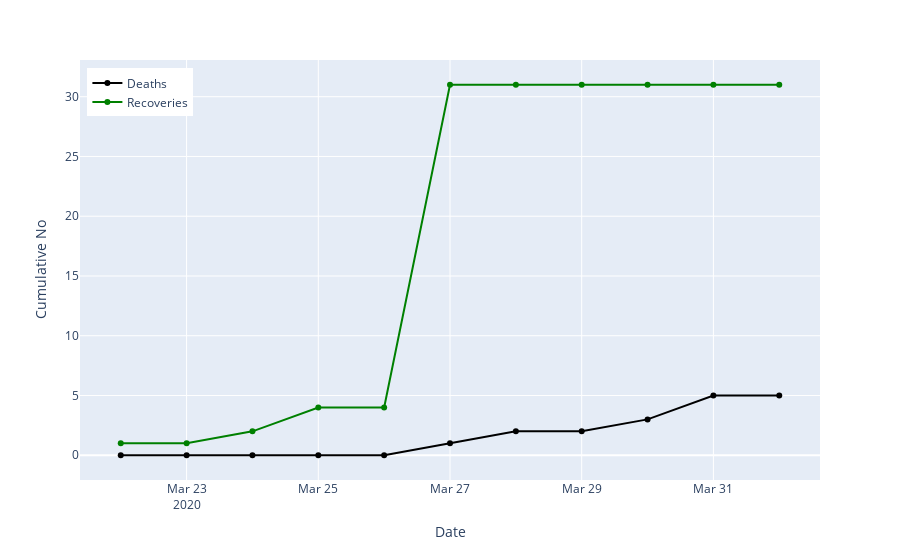

Notebook code for this chart:
### Code cell
cum_deaths_recovered_long = pd.melt(cum_deaths_recovered, id_vars=['date'], value_vars=['cum_deaths',
                                                                                        'cum_recovered'])
cum_deaths_recovered_long.dropna(inplace=True)
fig_cum_deaths_recovered = px.line(cum_deaths_recovered_long, x='date', y='value', color='variable',
                                  color_discrete_sequence=['black', 'green'])

fig_cum_deaths_recovered.update_layout(
    title="",
    xaxis_title="Date",
    yaxis_title="Cumulative No",
    hovermode= 'x',
    legend=dict(x=0.01, y=.98),
    xaxis=dict(fixedrange=True),
    yaxis=dict(fixedrange=True),
)

fig_cum_deaths_recovered.update_traces(mode='markers+lines')

fig_cum_deaths_recovered.data[0].name = "Deaths"
fig_cum_deaths_recovered.data[1].name = "Recoveries"

fig_cum_deaths_recovered.data[0].hovertemplate = '%{y}'
fig_cum_deaths_recovered.data[1].hovertemplate = '%{y}'
fig_cum_deaths_recovered.show(config = dict(displayModeBar=False))

### Figure 1 — Plotly figure (JSON) as saved in the notebook; plotly's stock layout.template omitted (floating-point values rounded to 4 significant figures)
{"data": [{"hoverlabel": {"namelength": 0}, "hovertemplate": "%{y}", "legendgroup": "variable=cum_deaths", "line": {"color": "black", "dash": "solid"}, "mode": "markers+lines", "name": "Deaths", "showlegend": true, "type": "scatter", "x": ["2020-03-22T00:00:00", "2020-03-23T00:00:00", "2020-03-24T00:00:00", "2020-03-25T00:00:00", "2020-03-26T00:00:00", "2020-03-27T00:00:00", "2020-03-28T00:00:00", "2020-03-29T00:00:00", "2020-03-30T00:00:00", "2020-03-31T00:00:00", "2020-04-01T00:00:00"], "xaxis": "x", "y": [0, 0, 0, 0, 0, 1, 2, 2, 3, 5, 5], "yaxis": "y"}, {"hoverlabel": {"namelength": 0}, "hovertemplate": "%{y}", "legendgroup": "variable=cum_recovered", "line": {"color": "green", "dash": "solid"}, "mode": "markers+lines", "name": "Recoveries", "showlegend": true, "type": "scatter", "x": ["2020-03-22T00:00:00", "2020-03-23T00:00:00", "2020-03-24T00:00:00", "2020-03-25T00:00:00", "2020-03-26T00:00:00", "2020-03-27T00:00:00", "2020-03-28T00:00:00", "2020-03-29T00:00:00", "2020-03-30T00:00:00", "2020-03-31T00:00:00", "2020-04-01T00:00:00"], "xaxis": "x", "y": [1, 1, 2, 4, 4, 31, 31, 31, 31, 31, 31], "yaxis": "y"}], "layout": {"hovermode": "x", "legend": {"tracegroupgap": 0, "x": 0.01, "y": 0.98}, "margin": {"t": 60}, "title": {"text": ""}, "xaxis": {"anchor": "y", "domain": [0, 1], "fixedrange": true, "title": {"text": "Date"}}, "yaxis": {"anchor": "x", "domain": [0, 1], "fixedrange": true, "title": {"text": "Cumulative No"}}}}
